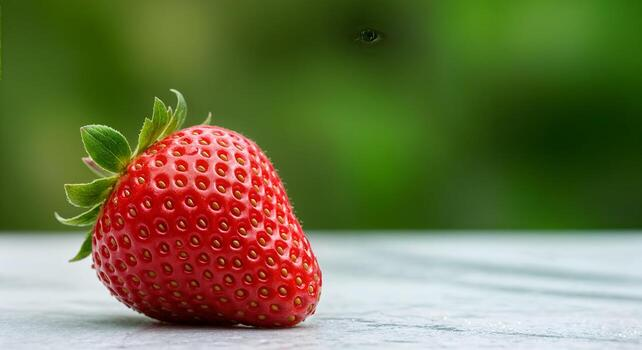
#> input picture strawberry.png, 642 x 350 px, found by its file name
$ python flip.py
#> lines starting #> are read from the running program, lines starting #| are printed output that depends on the picture
from PIL import Image

img = Image.open("strawberry.png")
#> img is the input picture: PIL image 642x350 RGB; mean R, G, B 112.3, 116.1, 73.5

'''
print(img.size)
print(img.format)
print(img.mode)

img1= img.rotate(90, PIL.Image.NEAREST, expand=1)
'''

img1 = img.transpose(method=Image.FLIP_TOP_BOTTOM)
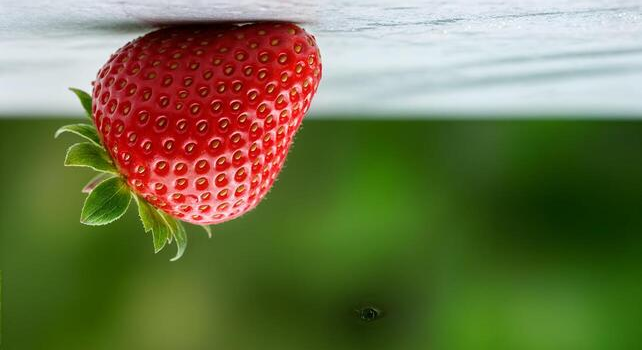
#> img1: PIL image 642x350 RGB; mean R, G, B 112.3, 116.1, 73.5
img1.save("flip_strawberry.jpg")

img1.show()

img.close()
img1.close()

$ run again, with cat.png copied over strawberry.png
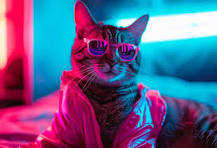
#> input picture cat.png, 217 x 148 px, found by its file name
#> img is the input picture: PIL image 217x148 RGB; mean R, G, B 97.4, 93.5, 138.4
#> `img1 = img.transpose(method=Image.FLIP_TOP_BOTTOM)`:
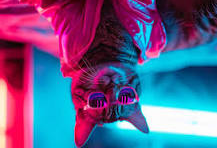
#> img1: PIL image 217x148 RGB; mean R, G, B 97.4, 93.5, 138.4

$ run again, with ocean.png copied over strawberry.png
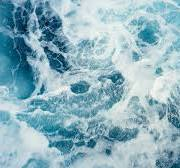
#> input picture ocean.png, 180 x 168 px, found by its file name
#> img is the input picture: PIL image 180x168 RGB; mean R, G, B 142.3, 178.5, 190.2
#> `img1 = img.transpose(method=Image.FLIP_TOP_BOTTOM)`:
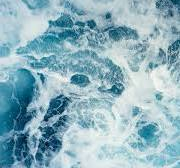
#> img1: PIL image 180x168 RGB; mean R, G, B 142.3, 178.5, 190.2
